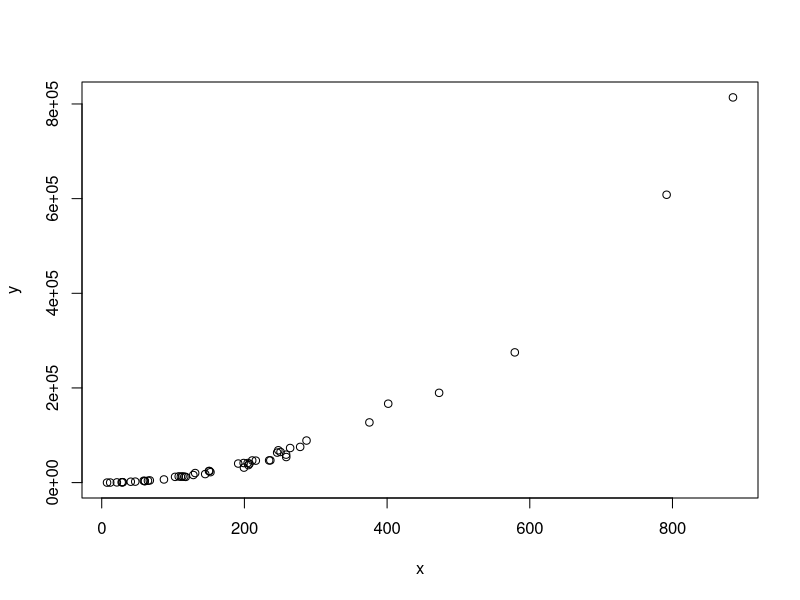

The R script that drew this image:
## ---- chunk 1
knitr::opts_chunk$set(echo = TRUE)
## ---- chunk 2
#independent variable
x <- 1:20 

#for reproducibility
set.seed(1) 

#dependent variable; function of x with random error
y <- 2 + 0.5*x + rnorm(20,0,3) 

#simple linear regression
mod <- lm(y~x)

#r-sqaure
summary(mod)$r.squared
## ---- chunk 3
# extract fitted (or predicted) values from model
y_pred <- mod$fitted.values

# sum of squared fitted-value deviations
mss <- sum((y_pred - mean(y_pred))^2)

# sum of squared original-value deviations
tss <- sum((y - mean(y))^2)

# r-squared
mss/tss
## ---- chunk 4
# range from 1~10
set.seed(1)
x <- seq(1,10,length.out = 100)
y <- 2+1.2*x+rnorm(100,0,sd=0.9)
mod1 <- lm(y~x)

# r-squared
print(paste('The R^2 is: ', summary(mod1)$r.squared))

# Mean Square Error
print(paste('The MSE is: ', sum((fitted(mod1) - y)^2)/100))
## ---- chunk 5
# range from 1~2
set.seed(1)
x <- seq(1,2,length.out = 100)
y <- 2+1.2*x+rnorm(100,0,sd=0.9)
mod1 <- lm(y~x)

# r-squared
print(paste('The R^2 is: ', summary(mod1)$r.squared))

# Mean Square Error
print(paste('The MSE is: ', sum((fitted(mod1) - y)^2)/100))
## ---- chunk 6
set.seed(1)

# our predictor is data from an exponential distribution
x <- rexp(50, rate = 0.005)

# non-linear data generated
y <- (x-1)^2*runif(50, min = 0.8, max = 1.2)

# clearly non-linear
plot(x,y)
## ---- chunk 7
# check the r-squared
summary(lm(y~x))$r.squared

# check MSE
sum((fitted(lm(y~x))-y)^2)/50
